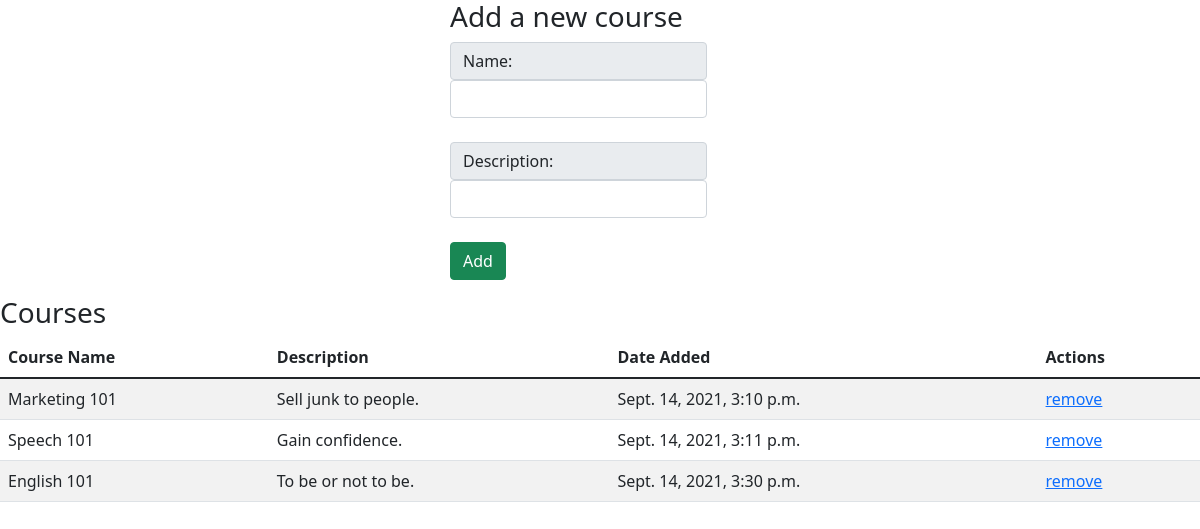
The page / on the database its author committed.
### coursesApp2/models.py (models this page shows)
class Course(models.Model):
    name = models.TextField()
    description = models.TextField()
    created_at = models.DateTimeField(auto_now_add=True)
    updated_at = models.DateTimeField(auto_now=True)
    objects = CourseManager()

### coursesApp2/views.py (the view)
# urls.py: path('', views.index),
def index(request):
    context = {
        "all_courses": Course.objects.all()
    }
    return render(request, "index.html", context)

### coursesApp2/templates/index.html (shortened to what this page needs)
<!DOCTYPE html>
<html lang="en">
<head>
    <link href="https://cdn.jsdelivr.net/npm/bootstrap@5.1.1/dist/css/bootstrap.min.css" rel="stylesheet">
</head>
<body>
    <div class="mx-auto" style="width: 300px;">
    <h3>Add a new course</h3>
    <div class="input-group mb-3">
    <form action="/courses/create" method="POST">
        <span class="input-group-text" id="inputGroup-sizing-default">Name:</span>
        <input type="text" name="course_name" class="form-control" aria-label="Sizing example input" aria-describedby="inputGroup-sizing-default"><br>
        <span class="input-group-text" id="inputGroup-sizing-default">Description:</span>
        <input type="text" name="description" class="form-control" aria-label="Sizing example input" aria-describedby="inputGroup-sizing-default"><br>
        <button type="submit" class="btn btn-success">Add</button>
    </form>
    </div>
    </div>
    <h3>Courses</h3>
    <table class="table table-striped table-hover">
        <thead>
            <tr>
                <th>Course Name</th>
                <th>Description</th>
                <th>Date Added</th>
                <th>Actions</th>
            </tr>
        </thead>
        <tbody>
            {% for course in all_courses %}
            <tr>
                <td>{{course.name}}</td>
                <td>{{course.description}}</td>
                <td>{{course.created_at}}</td>
                <td><a href="/courses/destroy/{{course.id}}">remove</a></td>
            </tr>
            {% endfor %}
        </tbody>
    </table>
</body>
</html>

### rows shown on the page
Course: name "Marketing 101", description "Sell junk to people.", created_at "Sept. 14, 2021, 3:10 p.m."
Course: name "Speech 101", description "Gain confidence.", created_at "Sept. 14, 2021, 3:11 p.m."
Course: name "English 101", description "To be or not to be.", created_at "Sept. 14, 2021, 3:30 p.m."
